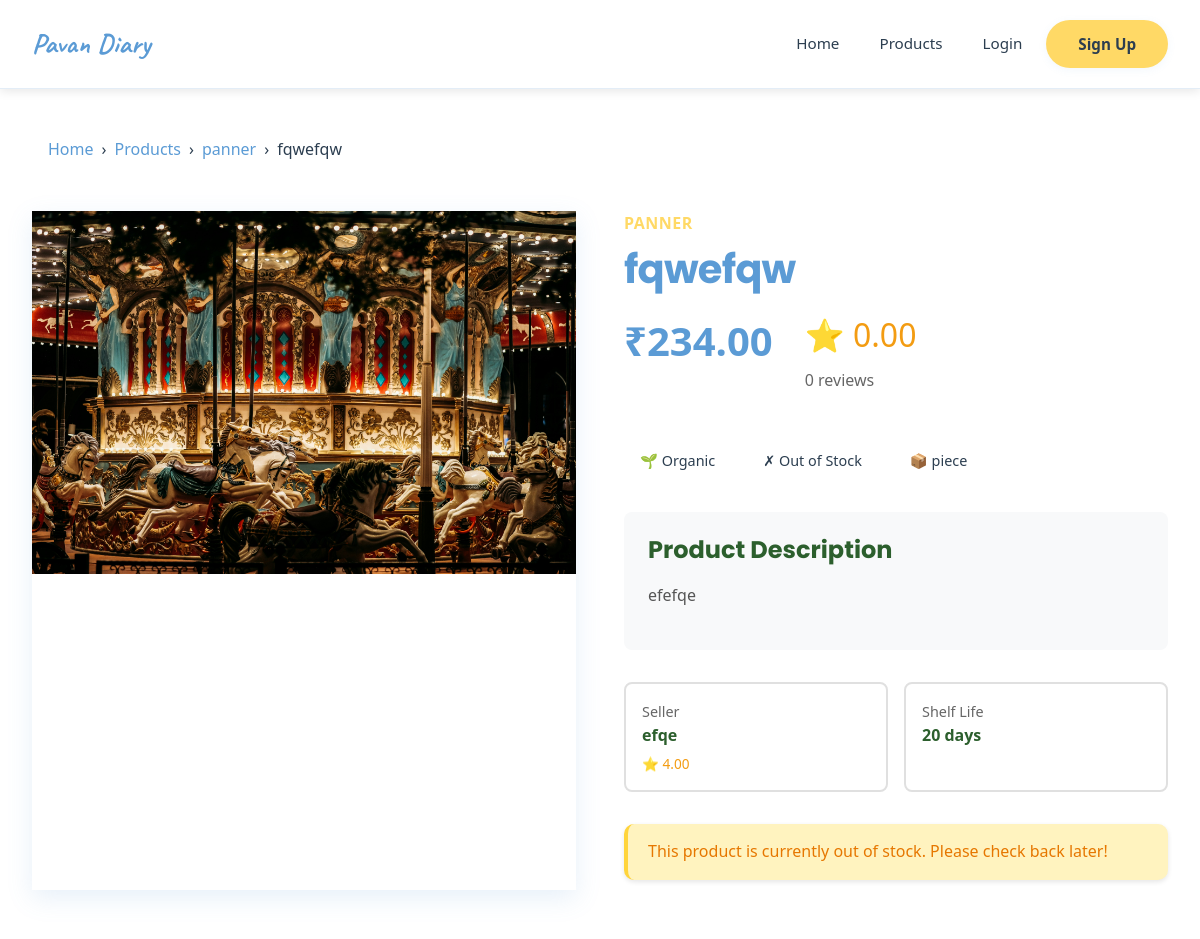
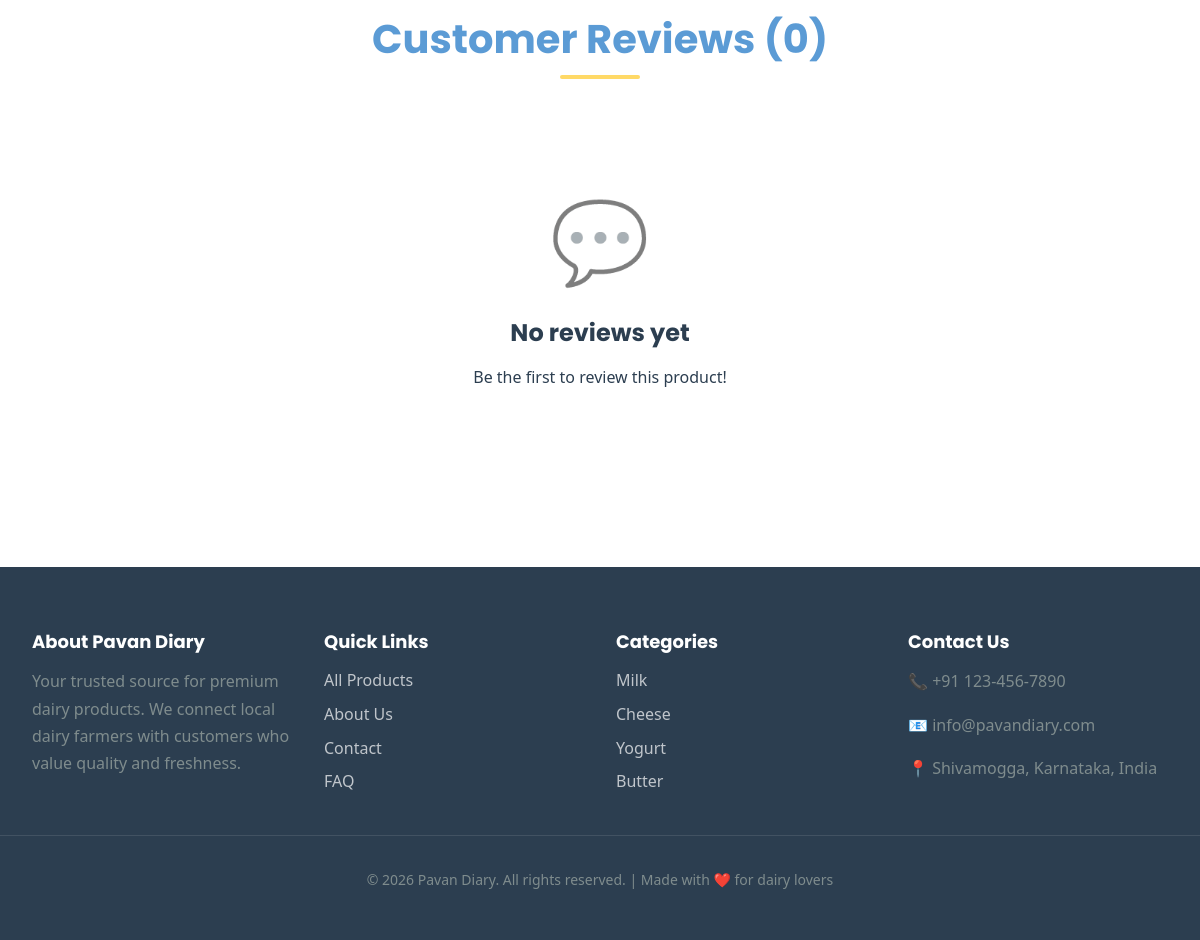
The page /products/1/ on the database its author committed (2 pictures, top to bottom).
### products/models.py (models this page shows, shortened)
class Product(models.Model):
    seller = models.ForeignKey(SellerProfile, on_delete=models.CASCADE, related_name='products')
    category = models.ForeignKey(Category, on_delete=models.SET_NULL, null=True, related_name='products')
    name = models.CharField(max_length=200)
    description = models.TextField()
    price = models.DecimalField(max_digits=10, decimal_places=2, validators=[MinValueValidator(0)])
    stock_quantity = models.IntegerField(default=0, validators=[MinValueValidator(0)])
    unit = models.CharField(max_length=50, default='piece')
    is_organic = models.BooleanField(default=False)
    expiry_days = models.IntegerField(help_text="Days until expiry from production")
    rating = models.DecimalField(max_digits=3, decimal_places=2, default=0.00,
                                validators=[MinValueValidator(0), MaxValueValidator(5)])
    is_active = models.BooleanField(default=True)
    created_at = models.DateTimeField(auto_now_add=True)
    updated_at = models.DateTimeField(auto_now=True)
    class Meta:
        db_table = 'products'
        ordering = ['-created_at']
    @property
    def is_in_stock(self):
        return self.stock_quantity > 0

class Category(models.Model):
    name = models.CharField(max_length=100, unique=True)
    description = models.TextField(blank=True)
    image = models.ImageField(upload_to='categories/', null=True, blank=True)
    is_active = models.BooleanField(default=True)
    created_at = models.DateTimeField(auto_now_add=True)
    class Meta:
        db_table = 'categories'
        verbose_name_plural = 'Categories'
        ordering = ['name']

class ProductImage(models.Model):
    product = models.ForeignKey(Product, on_delete=models.CASCADE, related_name='images')
    image = models.ImageField(upload_to='products/')
    is_primary = models.BooleanField(default=False)
    created_at = models.DateTimeField(auto_now_add=True)
    class Meta:
        db_table = 'product_images'

### users/models.py (models this page shows, shortened)
class SellerProfile(models.Model):
    user = models.OneToOneField(User, on_delete=models.CASCADE, related_name='seller_profile')
    business_name = models.CharField(max_length=200)
    business_license = models.CharField(max_length=100, unique=True)
    description = models.TextField(blank=True)
    rating = models.DecimalField(max_digits=3, decimal_places=2, default=0.00)
    is_verified = models.BooleanField(default=False)
    created_at = models.DateTimeField(auto_now_add=True)
    updated_at = models.DateTimeField(auto_now=True)
    class Meta:
        db_table = 'seller_profiles'

### products/views.py (the view)
# urls.py: path('products/<int:pk>/', views.product_detail, name='product_detail'),
def product_detail(request, pk):
    product = get_object_or_404(
        Product.objects.select_related('category', 'seller', 'listing').prefetch_related('images'),
        pk=pk,
        is_active=True
    )
    if hasattr(product, 'listing'):
        product.listing.view_count += 1
        product.listing.save()
    related_products = Product.objects.filter(
        category=product.category,
        is_active=True
    ).exclude(pk=pk).select_related('category', 'seller').prefetch_related('images')[:4]
    reviews = product.reviews.select_related('user').order_by('-created_at')
    avg_rating = reviews.aggregate(Avg('rating'))['rating__avg'] or 0
    user_has_reviewed = False
    user_review = None
    if request.user.is_authenticated:
        user_has_reviewed = reviews.filter(user=request.user).exists()
        if user_has_reviewed:
            user_review = reviews.filter(user=request.user).first()
    in_wishlist = False
    if request.user.is_authenticated:
        in_wishlist = Wishlist.objects.filter(user=request.user, product=product).exists()
    in_cart = False
    cart_quantity = 0
    if request.user.is_authenticated:
        cart_item = CartItem.objects.filter(user=request.user, product=product).first()
        if cart_item:
            in_cart = True
            cart_quantity = cart_item.quantity
    context = {
        'product': product,
        'related_products': related_products,
        'reviews': reviews,
        'avg_rating': avg_rating,
        'review_count': reviews.count(),
        'user_has_reviewed': user_has_reviewed,
        'user_review': user_review,
        'in_wishlist': in_wishlist,
        'in_cart': in_cart,
        'cart_quantity': cart_quantity,
    }
    return render(request, 'products/product_detail.html', context)

### cart/context_processors.py (called while the page is built)
def cart_count(request):
    if request.user.is_authenticated:
        from django.db.models import Sum
        result = CartItem.objects.filter(user=request.user).aggregate(total=Sum('quantity'))
        count = result['total'] or 0
    else:
        count = 0
    return {'cart_count': count}

### templates/products/product_detail.html (shortened to what this page needs)
{% extends 'core/base.html' %}
{% load static %}
{% block extra_css %}
    <link rel="stylesheet" href="{% static 'css/pages/product_detail.css' %}">
{% endblock %}
{% block content %}
<div class="breadcrumb">
    <a href="{% url 'home' %}">Home</a>
    <span>›</span>
    <a href="{% url 'product_list' %}">Products</a>
    <span>›</span>
    <a href="{% url 'product_list' %}?category={{ product.category.id }}">{{ product.category.name }}</a>
    <span>›</span>
    <span>{{ product.name }}</span>
</div>
<div class="product-detail">
    <div class="product-detail-image">
        {% if product.images.first %}
            <img src="{{ product.images.first.image.url }}" alt="{{ product.name }}">
        {% else %}
            <div class="product-placeholder-image">
            </div>
        {% endif %}
    </div>
    <div class="product-detail-info">
        <div class="product-category product-category-label">{{ product.category.name }}</div>
        <h1>{{ product.name }}</h1>
        <div class="product-detail-meta">
            <div>
                {% if product.listing.on_sale and product.listing.sale_price %}
                <div class="product-detail-price">₹{{ product.listing.sale_price }}</div>
                <div class="product-original-price">₹{{ product.price }}</div>
                <div class="badge badge-danger product-save-badge">
                    Save ₹{{ product.price|add:"-"|add:product.listing.sale_price|floatformat:0 }}
                </div>
                {% else %}
                <div class="product-detail-price">₹{{ product.price }}</div>
                {% endif %}
            </div>
            <div>
                <div class="product-rating-score">
                    ⭐ {{ product.rating }}
                </div>
                <div class="product-review-count">{{ product.reviews.count }} review{{ product.reviews.count|pluralize }}</div>
            </div>
        </div>
        <div class="product-meta-badges">
            {% if product.is_organic %}
            <span class="badge badge-success meta-badge">🌱 Organic</span>
            {% endif %}
            {% if product.is_in_stock %}
            <span class="badge badge-success meta-badge">✓ In Stock ({{ product.stock_quantity }} available)</span>
            {% else %}
            <span class="badge badge-danger meta-badge">✗ Out of Stock</span>
            {% endif %}
            <span class="badge badge-info meta-badge">📦 {{ product.unit }}</span>
        </div>
        <div class="description-box">
            <h3 class="description-title">Product Description</h3>
            <p class="description-text">{{ product.description }}</p>
        </div>
        <div class="details-grid">
            <div class="detail-card">
                <div class="detail-label">Seller</div>
                <div class="detail-value">{{ product.seller.business_name }}</div>
                <div class="seller-rating">⭐ {{ product.seller.rating }}</div>
            </div>
            <div class="detail-card">
                <div class="detail-label">Shelf Life</div>
                <div class="detail-value">{{ product.expiry_days }} days</div>
            </div>
        </div>
        {% if product.is_in_stock %}
        {% if user.is_authenticated %}
        <form method="post" action="{% url 'add_to_cart' product.pk %}">
            {% csrf_token %}
            <input type="hidden" name="next" value="product">
            <div class="form-group">
                <label>Quantity:</label>
                <div class="quantity-selector">
                    <button type="button" class="btn btn-sm quantity-minus quantity-btn">-</button>
                    <input type="number" name="quantity" value="1" min="1" max="{{ product.stock_quantity }}"
                           class="quantity-input">
                    <button type="button" class="btn btn-sm quantity-plus quantity-btn">+</button>
                </div>
            </div>
            <div class="action-buttons">
                <button type="submit" class="btn btn-lg btn-primary btn-add-to-cart">
                    🛒 Add to Cart
                </button>
                <button type="button" class="btn btn-lg btn-wishlist btn-toggle-wishlist" onclick="document.querySelector('.wishlist-form').submit()">
                    {% if in_wishlist %}
                        💔 Remove from Wishlist
                    {% else %}
                        ❤️ Add to Wishlist
                    {% endif %}
                </button>
            </div>
        </form>
        {% else %}
        <div class="alert alert-warning access-warning">
            Please <a href="{% url 'login' %}?next={{ request.path }}" class="login-link">login</a> to add items to cart or wishlist
        </div>
        {% endif %}
        {% else %}
        <div class="alert alert-warning">
            This product is currently out of stock. Please check back later!
        </div>
        {% endif %}
    </div>
</div>
<section class="reviews-section">
    <h2 class="section-title">Customer Reviews ({{ product.reviews.count }})</h2>
    {% if reviews %}
        <div class="reviews-summary">
            <div class="reviews-summary-box">
                <div class="reviews-summary-content">
                    <div class="rating-large">{{ product.rating }}</div>
                    <div class="stars-large">⭐⭐⭐⭐⭐</div>
                    <div class="review-count-large">{{ product.reviews.count }} review{{ product.reviews.count|pluralize }}</div>
                </div>
            </div>
        </div>
        {% for review in reviews %}
        <div class="card review-card">
            <div class="card-body">
                <div class="review-header">
                    <div>
                        <strong class="review-user">{{ review.user.username }}</strong>
                        {% if review.is_verified_purchase %}
                        <span class="badge badge-success verified-badge">✓ Verified Purchase</span>
                        {% endif %}
                    </div>
                    <div class="review-stars">
                        {% for i in "12345"|slice:":review.rating" %}⭐{% endfor %}
                    </div>
                </div>
                <p class="review-text">{{ review.comment }}</p>
                <div class="review-date">
                    {{ review.created_at|date:"F d, Y" }}
                </div>
            </div>
        </div>
        {% endfor %}
    {% else %}
        <div class="empty-state">
            <div class="empty-state-icon">💬</div>
            <h3>No reviews yet</h3>
            <p>Be the first to review this product!</p>
        </div>
    {% endif %}
</section>
{% endblock %}

### static/css/main.css (style rules this page uses)
:root { --primary: #5B9BD5; --primary-dark: #4A7FB8; --primary-light: #A8D0F0; --secondary: #FFD966; --secondary-hover: #FFC933; --secondary-light: #FFE699; --accent: #70C7BA; --accent-light: #A8E6DC; --success: #70C7BA; --danger: #E57373; --warning: #FFD966; --info: #5B9BD5; --bg-body: #FFFFFF; --bg-surface: #FFFFFF; --bg-hover: #F8F9FA; --text-main: #2C3E50; --text-muted: #7F8C8D; --border-color: #E3EDF7; --shadow-sm: 0 2px 8px rgba(91, 155, 213, 0.08); --shadow-md: 0 4px 12px rgba(91, 155, 213, 0.12); --shadow-lg: 0 8px 24px rgba(91, 155, 213, 0.15); --shadow-xl: 0 12px 32px rgba(91, 155, 213, 0.18); --radius-sm: 8px; --radius-md: 12px; --radius-lg: 16px; --radius-xl: 24px; --radius-full: 9999px; --transition-fast: 0.15s ease; --transition-smooth: 0.3s cubic-bezier(0.4, 0, 0.2, 1); }
* { margin: 0; padding: 0; box-sizing: border-box; }
html { scroll-behavior: smooth; font-size: 16px; }
body { font-family: 'Poppins', -apple-system, BlinkMacSystemFont, 'Segoe UI', sans-serif; line-height: 1.6; color: var(--text-main); background-color: var(--bg-body); -webkit-font-smoothing: antialiased; -moz-osx-font-smoothing: grayscale; }
img { max-width: 100%; display: block; }
h1, h2, h3, h4, h5, h6 { font-family: 'Poppins', sans-serif; font-weight: 700; line-height: 1.2; margin-bottom: 1rem; color: var(--text-main); }
h1 { font-size: 2.5rem; letter-spacing: -0.02em; }
h2 { font-size: 2rem; }
h3 { font-size: 1.5rem; }
p { margin-bottom: 1rem; color: var(--text-muted); line-height: 1.7; }
a { color: var(--primary); text-decoration: none; transition: var(--transition-fast); }
.section-title { text-align: center; font-size: 2rem; color: var(--text-main); margin-bottom: 2.5rem; position: relative; }
.product-category { font-size: 0.75rem; text-transform: uppercase; color: var(--primary); letter-spacing: 0.05em; margin-bottom: 0.5rem; font-weight: 600; }
.alert { padding: 1rem 1.25rem; border-radius: var(--radius-md); margin-bottom: 1rem; font-weight: 500; border-left: 4px solid; }
.alert-warning { background: #FFF9E6; color: #B8860B; border-color: var(--warning); }

### static/css/components.css (style rules this page uses)
.product-category { color: var(--secondary); font-size: 0.85rem; font-weight: 600; text-transform: uppercase; margin-bottom: 0.5rem; letter-spacing: 0.5px; }
.product-detail { display: grid; grid-template-columns: 1fr 1fr; gap: 3rem; margin: 2rem 0; }
.product-detail-image { width: 100%; border-radius: var(--border-radius-lg); overflow: hidden; box-shadow: var(--shadow-lg); }
.product-detail-image img { width: 100%; height: auto; display: block; }
.product-detail-info h1 { font-size: 2.5rem; margin-bottom: 1rem; color: var(--primary); }
.product-detail-meta { display: flex; gap: 2rem; margin-bottom: 1.5rem; padding-bottom: 1.5rem; border-bottom: 2px solid var(--gray-light); }
.product-detail-price { font-size: 2.5rem; font-weight: bold; color: var(--primary); }
.breadcrumb { display: flex; gap: 0.5rem; margin-bottom: 2rem; padding: 1rem; background: white; border-radius: var(--border-radius); }
.breadcrumb a { color: var(--primary); }
.breadcrumb span { color: var(--gray); }
.empty-state { text-align: center; padding: 4rem 2rem; }
.empty-state-icon { font-size: 5rem; margin-bottom: 1rem; opacity: 0.5; }
.empty-state p { color: var(--gray); margin-bottom: 2rem; }
.section-title { text-align: center; font-size: 2.5rem; color: var(--primary); margin-bottom: 2rem; position: relative; padding-bottom: 1rem; }
.section-title::after { content: ''; position: absolute; bottom: 0; left: 50%; transform: translateX(-50%); width: 80px; height: 4px; background: var(--secondary); border-radius: 2px; }
.product-category { color: var(--secondary); font-size: 0.85rem; font-weight: 600; text-transform: uppercase; margin-bottom: 0.5rem; }
* { margin: 0; padding: 0; box-sizing: border-box; }
body { font-family: 'Segoe UI', Tahoma, Geneva, Verdana, sans-serif; background: #FFFFFF; min-height: 100vh; }
.alert { padding: 15px 20px; border-radius: 10px; margin-bottom: 10px; box-shadow: 0 2px 5px rgba(0, 0, 0, 0.1); animation: slideDown 0.3s ease-out; }
.alert-warning { background: #fff3bf; color: #e67700; border-left: 4px solid #ffd43b; }

### rows shown on the page
Product: category.name "panner", name "fqwefqw", images.first.image (picture), category.name "PANNER", price "234.00", rating "0.00", reviews.count "0", unit "piece", description "efefqe", seller.business_name "efqe", seller.rating "4.00", expiry_days "20"
